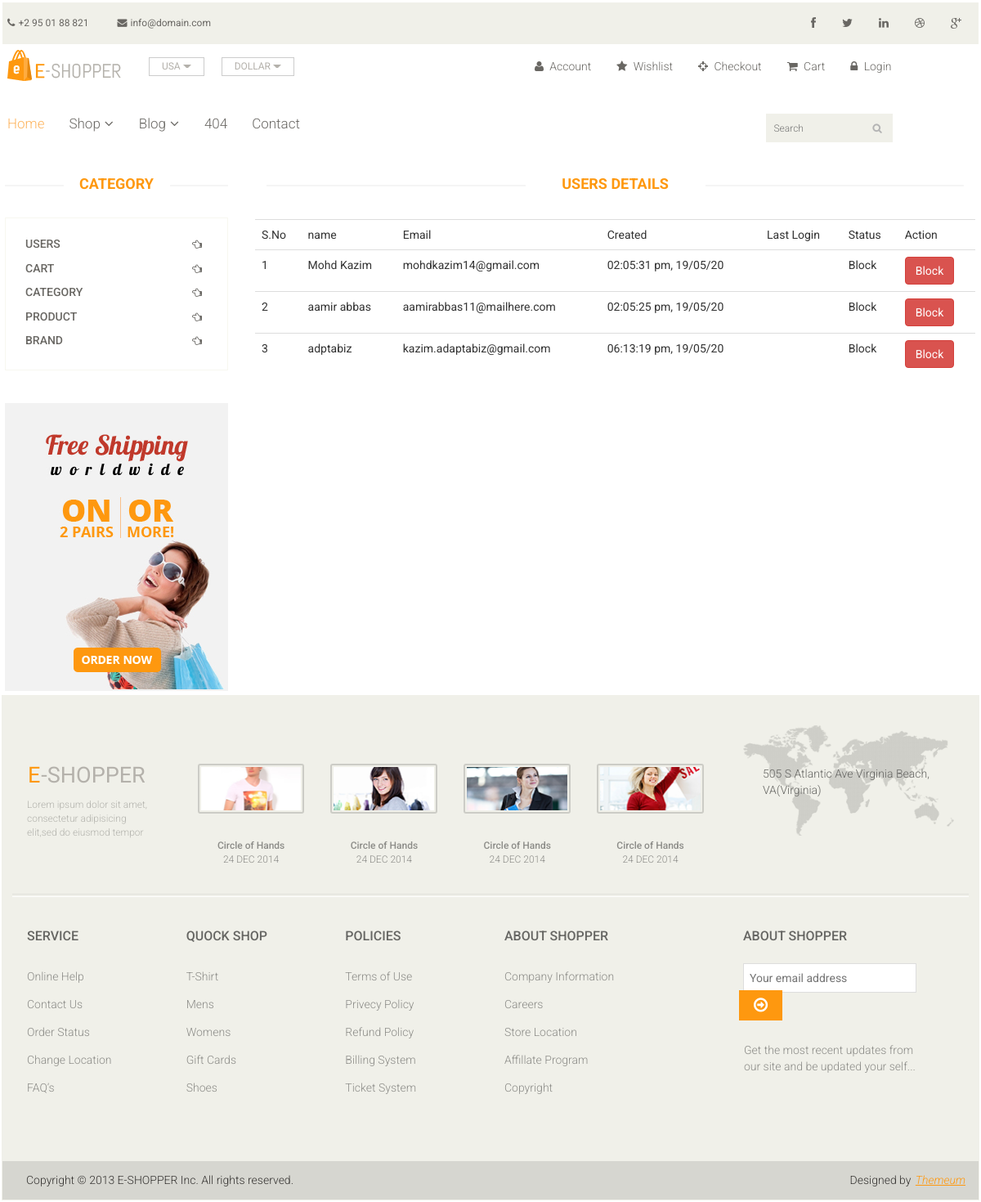
Page /index.php/admin/users on the committed database.
### tables this page shows
CREATE TABLE `users` (
  `id` int(11) NOT NULL,
  `name` varchar(255) NOT NULL,
  `email` varchar(255) NOT NULL,
  `number` varchar(255) NOT NULL,
  `password` varchar(255) NOT NULL,
  `created` varchar(36) NOT NULL,
  `modify` varchar(36) NOT NULL,
  `status` int(11) NOT NULL,
  `lastLogin` varchar(36) NOT NULL
);

### application/core/MY_Controller.php (called while the page is built, shortened)
<?php
class MY_Controller extends CI_Controller {
	public function render($view,$result)
	{
		 $this->load->view("header/header");
		$this->load->view($view,$result);
		$this->load->view("header/footer");
	}
}

### application/controllers/Admin.php (called while the page is built, shortened)
<?php
class Admin extends MY_Controller {
	public function users()
	{
		$result["users"]=$this->AdminModel->users();
		$this->render("admin/users",$result);
	}
}

### index.php (called while the page is built, shortened)
<?php
require_once BASEPATH.'core/CodeIgniter.php';

### application/models/AdminModel.php (called while the page is built, shortened)
<?php
class AdminModel extends CI_Model {
	public function users()
	{
		return $this->db->select()
		->from("users")
		->get()
		->result();
	}
}

### application/views/admin/users.php (the view, shortened to what this page needs)
<section>
		<div class="container-fluid">
			<div class="row">
				<div class="col-sm-3">
					<div class="left-sidebar">
						<h2>Category</h2>
						<div class="panel-group category-products" id="accordian">
							<div class="panel panel-default">
								<div class="panel-heading">
									<h4 class="panel-title" ><a href="<?= base_url("admin/users")?>"><span class="badge pull-right"><i class="fa fa-hand-o-left" aria-hidden="true"></i> </span>Users</a></h4>
								</div>
								<div class="panel-heading">
									<h4 class="panel-title"><a href="<?= base_url("admin/cart")?>"><span class="badge pull-right"><i class="fa fa-hand-o-left" aria-hidden="true"></i> </span>Cart</a></h4>
								</div>
								<div class="panel-heading">
									<h4 class="panel-title" id="category"><a href="<?= base_url("admin/category")?>"><span class="badge pull-right"><i class="fa fa-hand-o-left" aria-hidden="true"></i> </span>Category</a></h4>
								</div>
								<div class="panel-heading">
									<h4 class="panel-title" id="product"><a href="<?= base_url("admin/product")?>"><span class="badge pull-right"><i class="fa fa-hand-o-left" aria-hidden="true"></i> </span>product</a></h4>
								</div>
								<div class="panel-heading">
									<h4 class="panel-title" id="brand"><a href="<?= base_url("admin/brand")?>"><span class="badge pull-right"><i class="fa fa-hand-o-left" aria-hidden="true"></i> </span>Brand</a></h4>
								</div>
							</div>
						</div>
						<div class="shipping text-center">
							<img src="<?= base_url('assets/images/home/shipping.jpg')?>" alt="" />
						</div>
					</div>
				</div>
				<div class="col-sm-9">
	<div class="features_items">
		<h2 class="title text-center">Users Details</h2>
		<div class="row">
			<div class="col-sm-12">
				<table class="table table-hover">
					<tr>
						<td>S.No</td>
						<td>name</td>
						<td>Email</td>
						<td>Created</td>
						<td>Last Login</td>
						<td>Status</td>
						<td>Action</td>
					</tr>
					<?php foreach($users as $n=>$user)
					{ ?>
						<tr>
							<td><?= $n+1; ?></td>
							<td><?= $user->name; ?></td>
							<td><?= $user->email; ?></td>
							<td><?= $user->created; ?></td>
							<td><?= $user->lastLogin; ?></td>
							<?php if($user->status==1){?>
								<td>Un-Block</td>
								<td>
									<button onclick="unBlock(<?= $user->id?>)" id="unblock<?= $user->id?>"  class="btn btn-info">Un-Block</button>
							<?php } else{?>
								<td>Block</td>
								<td>
									<button onclick="block(<?= $user->id?>)" id="block<?= $user->id?>" class="btn btn-danger">Block</button>
							<?php }?>
							</td>
						</tr>
					<?php }?>
				</table>
			</div>
		</div>
	</div>
</div>
				<div id="allData">
				</div>
			</div>
		</div>
	</section>

### assets/css/coustom.css (style rules this page uses)
* { margin:00; padding: 1px; }

### assets/css/main.css (style rules this page uses)
body { font-family: 'Roboto', sans-serif; background:; position: relative; font-weight:400px; }
a { -webkit-transition: 300ms; -moz-transition: 300ms; -o-transition: 300ms; transition: 300ms; }
h1, h2, h3, h4, h5, h6 { font-family: 'Roboto', sans-serif; }
.category-products { border: 1px solid #F7F7F0; margin-bottom: 35px; padding-bottom: 20px; padding-top: 15px; }
.left-sidebar h2, .brands_products h2 { color: #FE980F; font-family: 'Roboto', sans-serif; font-size: 18px; font-weight: 700; margin: 0 auto 30px; text-align: center; text-transform: uppercase; position: relative; z-index:3; }
.left-sidebar h2:after, h2.title:after { content: " "; position: absolute; border: 1px solid #f5f5f5; bottom:8px; left: 0; width: 100%; height: 0; z-index: -2; }
.left-sidebar h2:before { content: " "; position: absolute; background: #fff; bottom: -6px; width: 130px; height: 30px; z-index: -1; left: 50%; margin-left: -65px; }
h2.title:before { content: " "; position: absolute; background: #fff; bottom: -6px; width: 220px; height: 30px; z-index: -1; left: 50%; margin-left: -110px; }
.category-products .panel { background-color: #FFFFFF; border: 0px; border-radius: 0px; box-shadow:none; margin-bottom: 0px; }
.category-products .panel-default .panel-heading { background-color: #FFFFFF; border: 0 none; color: #FFFFFF; padding: 5px 20px; }
.category-products .panel-default .panel-heading .panel-title a { color: #696763; font-family: 'Roboto', sans-serif; font-size: 14px; text-decoration: none; text-transform: uppercase; }
.category-products .badge { background:none; border-radius: 10px; color: #696763; display: inline-block; font-size: 12px; font-weight: bold; line-height: 1; min-width: 10px; padding: 3px 7px; text-align: center; vertical-align: baseline; white-space: nowrap; }
.shipping { background-color: #F2F2F2; margin-top: 40px; overflow: hidden; padding-top: 20px; position: relative; }
.features_items { overflow:hidden; }
h2.title { color: #FE980F; font-family: 'Roboto', sans-serif; font-size: 18px; font-weight: 700; margin: 0 15px; text-transform: uppercase; margin-bottom: 30px; position: relative; }

### rows in the picture
users: name "Mohd Kazim", email "mohdkazim14@gmail.com", created "02:05:31 pm, 19/05/20"
users: name "aamir abbas", email "aamirabbas11@mailhere.com", created "02:05:25 pm, 19/05/20"
users: name "adptabiz", email "kazim.adaptabiz@gmail.com", created "06:13:19 pm, 19/05/20"
